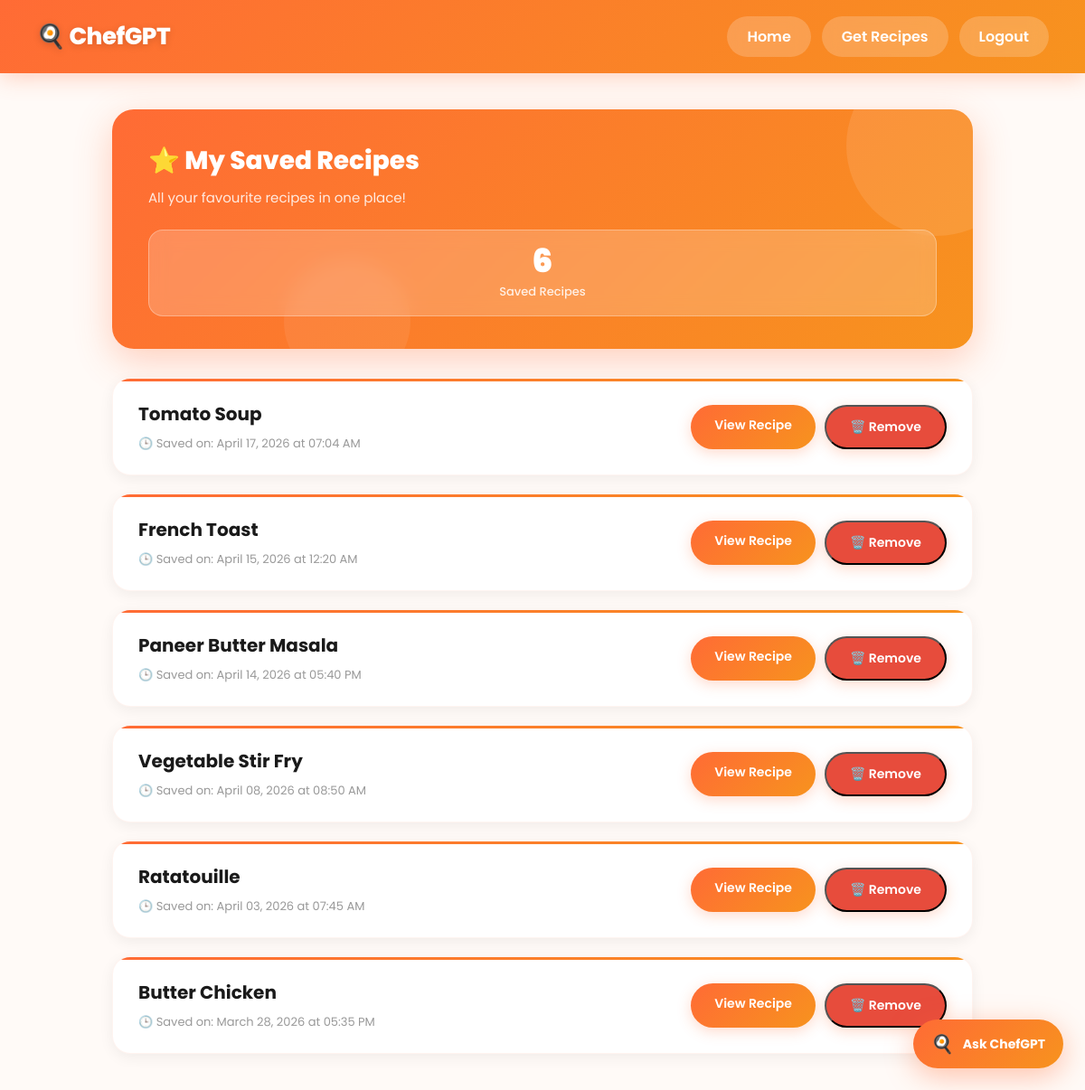
Page /saved-recipes (signed in) on the earlier database version.
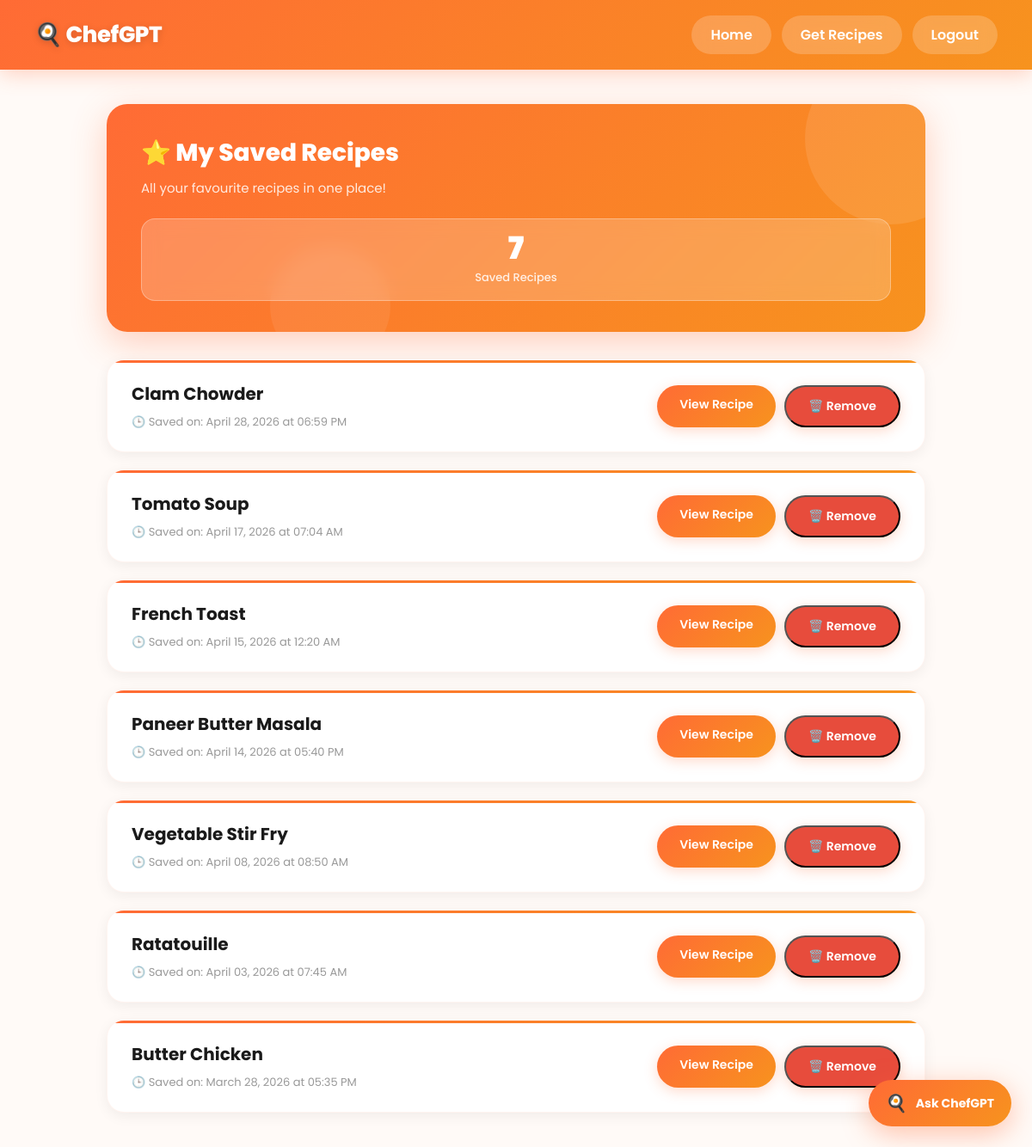
Same page on the later database version.
### app.py (models this page shows)
class SavedRecipe(db.Model):
    __tablename__ = 'saved_recipes'
    id = db.Column(db.Integer, primary_key=True)
    user_id = db.Column(db.Integer, db.ForeignKey('user.id'), nullable=False)
    recipe_id = db.Column(db.Integer, nullable=False)
    recipe_name = db.Column(db.String(200), nullable=False)
    saved_at = db.Column(db.DateTime, default=datetime.utcnow)
    user = db.relationship('User', backref='saved_recipes')

### app.py (the view)
@app.route("/saved-recipes")
@login_required
def saved_recipes():
    saved = SavedRecipe.query.filter_by(user_id=current_user.id)\
        .order_by(SavedRecipe.saved_at.desc()).all()
    return render_template("saved_recipes.html", recipes=saved)

### app.py (called while the page is built)
@login_manager.user_loader
def load_user(user_id):
    return User.query.get(int(user_id))

### templates/saved_recipes.html (shortened to what this page needs)
<!DOCTYPE html>
<html lang="en">
<head>
    <link rel="stylesheet" href="{{ url_for('static', filename='css/history.css') }}">
</head>
<body>
    <div class="navbar">
        <h1>🍳 ChefGPT</h1>
        <div class="nav-links">
            <a href="{{ url_for('dashboard') }}">Home</a>
            <a href="{{ url_for('recommend_page') }}">Get Recipes</a>
            <a href="{{ url_for('logout') }}">Logout</a>
        </div>
    </div>
    <div class="container">
        <div class="page-header">
            <h2>⭐ My Saved Recipes</h2>
            <p>All your favourite recipes in one place!</p>
            <div class="stats">
                <div class="stat-card">
                    <div class="stat-number">{{ recipes|length }}</div>
                    <div class="stat-label">Saved Recipes</div>
                </div>
            </div>
        </div>
        {% if recipes|length == 0 %}
            <div class="empty-state">
                <h3>💾 No Saved Recipes Yet</h3>
                <p>Browse recipes and hit Save to bookmark your favourites!</p>
                <a href="{{ url_for('dashboard') }}">Browse Recipes</a>
            </div>
        {% else %}
            {% for saved in recipes %}
                 <div class="recipe-card">
        <div class="recipe-info">
            <h3>{{ saved.recipe_name }}</h3>
            <div class="cooked-date">
                🕒 Saved on: {{ saved.saved_at.strftime('%B %d, %Y at %I:%M %p') }}
            </div>
        </div>
        <div style="display:flex; gap:10px;">
            <a href="{{ url_for('recipe_detail', recipe_id=saved.recipe_id) }}" class="view-btn">
                View Recipe
            </a>
            <button class="view-btn" style="background:#e74c3c;" onclick="unsave({{ saved.recipe_id }}, this)">
                🗑️ Remove
            </button>
        </div>
    </div>
            {% endfor %}
        {% endif %}
    </div>
{% include 'partials/floating_chat.html' %}
</body>
</html>

### templates/partials/floating_chat.html (shortened to what this page needs)
<div id="chat-bubble" onclick="openChat()"
  style="position:fixed; bottom:24px; right:24px; z-index:9998;
         display:flex; align-items:center; gap:10px;
         background:linear-gradient(135deg, #ff6b35, #f7931e);
         padding:12px 20px; border-radius:999px;
         box-shadow:0 8px 32px rgba(255,107,53,0.4);
         cursor:pointer; transition:all 0.3s;">
  <span style="font-size:20px;">🍳</span>
  <span style="color:white; font-weight:700; font-size:14px;">Ask ChefGPT</span>
</div>

### static/css/history.css (style rules this page uses)
*, *::before, *::after { margin: 0; padding: 0; box-sizing: border-box; font-family: 'Poppins', sans-serif; }
body { background: #FFFAF7; min-height: 100vh; color: #1A1A1A; }
.navbar { background: linear-gradient(135deg, #FF6B35 0%, #F7931E 100%); padding: 18px 40px; color: white; display: flex; justify-content: space-between; align-items: center; box-shadow: 0 4px 24px rgba(255, 107, 53, 0.3); position: sticky; top: 0; z-index: 100; }
.navbar h1 { font-size: 26px; font-weight: 800; letter-spacing: -0.5px; text-shadow: 0 2px 8px rgba(0,0,0,0.15); }
.nav-links { display: flex; gap: 12px; }
.navbar a { color: white; text-decoration: none; padding: 10px 22px; background: rgba(255,255,255,0.2); border-radius: 25px; transition: all 0.3s ease; font-weight: 600; backdrop-filter: blur(10px); }
.container { max-width: 1000px; margin: 40px auto; padding: 0 24px; }
.page-header { background: linear-gradient(135deg, #FF6B35 0%, #F7931E 100%); padding: 36px 40px; border-radius: 24px; margin-bottom: 32px; position: relative; overflow: hidden; box-shadow: 0 12px 40px rgba(255, 107, 53, 0.3); }
.page-header::before { content: ''; position: absolute; top: -60px; right: -60px; width: 200px; height: 200px; background: rgba(255,255,255,0.1); border-radius: 50%; }
.page-header::after { content: ''; position: absolute; bottom: -40px; left: 20%; width: 140px; height: 140px; background: rgba(255,255,255,0.07); border-radius: 50%; }
.page-header h2 { color: white; font-size: 28px; font-weight: 800; margin-bottom: 8px; position: relative; z-index: 1; }
.page-header p { color: rgba(255,255,255,0.85); font-size: 15px; position: relative; z-index: 1; }
.stats { display: flex; gap: 16px; margin-top: 24px; position: relative; z-index: 1; }
.stat-card { background: rgba(255,255,255,0.2); backdrop-filter: blur(10px); border: 1px solid rgba(255,255,255,0.3); padding: 16px 24px; border-radius: 16px; flex: 1; text-align: center; transition: all 0.3s ease; }
.stat-number { font-size: 36px; font-weight: 900; color: white; line-height: 1; margin-bottom: 6px; }
.stat-label { color: rgba(255,255,255,0.85); font-size: 13px; font-weight: 500; }
.recipe-card { background: white; padding: 24px 28px; border-radius: 20px; box-shadow: 0 4px 16px rgba(0,0,0,0.06); margin-bottom: 20px; display: flex; justify-content: space-between; align-items: center; gap: 20px; transition: all 0.4s cubic-bezier(0.4, 0, 0.2, 1); border: 1px solid rgba(255, 107, 53, 0.07); position: relative; overflow: hidden; }
.recipe-card::before { content: ''; position: absolute; top: 0; left: 0; right: 0; height: 3px; background: linear-gradient(90deg, #FF6B35, #F7931E); }
.recipe-info h3 { color: #1A1A1A; font-size: 20px; font-weight: 700; margin-bottom: 8px; }
.cooked-date { color: #999; font-size: 13px; margin-top: 6px; font-weight: 400; }
.view-btn { padding: 12px 26px; background: linear-gradient(135deg, #FF6B35 0%, #F7931E 100%); color: white; text-decoration: none; border-radius: 25px; font-size: 14px; font-weight: 600; white-space: nowrap; transition: all 0.3s ease; box-shadow: 0 4px 15px rgba(255, 107, 53, 0.25); flex-shrink: 0; }

Differences in the rows shown:
added SavedRecipe: recipe_name "Clam Chowder", saved_at "April 28, 2026 at 06:59 PM"
Other differences:
{{ recipes|length }}: "6" → "7"
